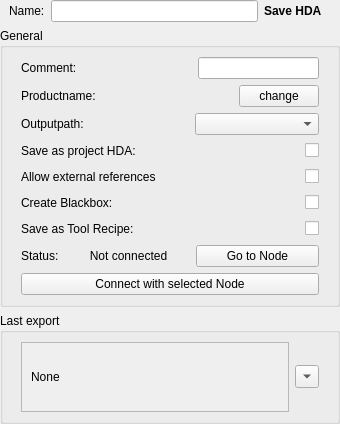
<?xml version="1.0" encoding="UTF-8"?>
<ui version="4.0">
 <class>wg_SaveHDA</class>
 <widget class="QWidget" name="wg_SaveHDA">
  <property name="geometry">
   <rect>
    <x>0</x>
    <y>0</y>
    <width>340</width>
    <height>406</height>
   </rect>
  </property>
  <property name="windowTitle">
   <string>Export</string>
  </property>
  <layout class="QVBoxLayout" name="verticalLayout">
   <property name="leftMargin">
    <number>0</number>
   </property>
   <property name="topMargin">
    <number>0</number>
   </property>
   <property name="rightMargin">
    <number>0</number>
   </property>
   <property name="bottomMargin">
    <number>0</number>
   </property>
   <item>
    <widget class="QWidget" name="widget_4" native="true">
     <layout class="QHBoxLayout" name="horizontalLayout_2">
      <property name="topMargin">
       <number>0</number>
      </property>
      <property name="rightMargin">
       <number>18</number>
      </property>
      <property name="bottomMargin">
       <number>0</number>
      </property>
      <item>
       <widget class="QLabel" name="l_name">
        <property name="text">
         <string>Name:</string>
        </property>
       </widget>
      </item>
      <item>
       <widget class="QLineEdit" name="e_name">
        <property name="minimumSize">
         <size>
          <width>0</width>
          <height>0</height>
         </size>
        </property>
        <property name="maximumSize">
         <size>
          <width>9999</width>
          <height>16777215</height>
         </size>
        </property>
       </widget>
      </item>
      <item>
       <widget class="QLabel" name="l_class">
        <property name="font">
         <font>
          <bold>true</bold>
         </font>
        </property>
        <property name="text">
         <string>Save HDA</string>
        </property>
       </widget>
      </item>
     </layout>
    </widget>
   </item>
   <item>
    <widget class="QGroupBox" name="groupBox_2">
     <property name="title">
      <string>General</string>
     </property>
     <layout class="QVBoxLayout" name="verticalLayout_3">
      <item>
       <widget class="QWidget" name="w_comment" native="true">
        <layout class="QHBoxLayout" name="horizontalLayout_25">
         <property name="spacing">
          <number>0</number>
         </property>
         <property name="leftMargin">
          <number>9</number>
         </property>
         <property name="topMargin">
          <number>0</number>
         </property>
         <property name="rightMargin">
          <number>9</number>
         </property>
         <property name="bottomMargin">
          <number>0</number>
         </property>
         <item>
          <widget class="QLabel" name="l_comment">
           <property name="minimumSize">
            <size>
             <width>40</width>
             <height>0</height>
            </size>
           </property>
           <property name="maximumSize">
            <size>
             <width>95</width>
             <height>16777215</height>
            </size>
           </property>
           <property name="text">
            <string>Comment:</string>
           </property>
          </widget>
         </item>
         <item>
          <spacer name="horizontalSpacer_8">
           <property name="orientation">
            <enum>Qt::Orientation::Horizontal</enum>
           </property>
           <property name="sizeHint" stdset="0">
            <size>
             <width>40</width>
             <height>20</height>
            </size>
           </property>
          </spacer>
         </item>
         <item>
          <widget class="QLineEdit" name="e_comment"/>
         </item>
        </layout>
       </widget>
      </item>
      <item>
       <widget class="QWidget" name="f_taskName" native="true">
        <layout class="QHBoxLayout" name="horizontalLayout_11">
         <property name="topMargin">
          <number>0</number>
         </property>
         <property name="bottomMargin">
          <number>0</number>
         </property>
         <item>
          <widget class="QLabel" name="l_tasklabel">
           <property name="text">
            <string>Productname:</string>
           </property>
          </widget>
         </item>
         <item>
          <widget class="QLabel" name="l_taskName">
           <property name="sizePolicy">
            <sizepolicy hsizetype="Expanding" vsizetype="Preferred">
             <horstretch>0</horstretch>
             <verstretch>0</verstretch>
            </sizepolicy>
           </property>
           <property name="text">
            <string/>
           </property>
           <property name="alignment">
            <set>Qt::AlignmentFlag::AlignCenter</set>
           </property>
          </widget>
         </item>
         <item>
          <widget class="QPushButton" name="b_changeTask">
           <property name="enabled">
            <bool>true</bool>
           </property>
           <property name="focusPolicy">
            <enum>Qt::FocusPolicy::NoFocus</enum>
           </property>
           <property name="text">
            <string>change</string>
           </property>
          </widget>
         </item>
        </layout>
       </widget>
      </item>
      <item>
       <widget class="QWidget" name="w_outPath" native="true">
        <layout class="QHBoxLayout" name="horizontalLayout_12">
         <property name="spacing">
          <number>0</number>
         </property>
         <property name="leftMargin">
          <number>9</number>
         </property>
         <property name="topMargin">
          <number>0</number>
         </property>
         <property name="rightMargin">
          <number>9</number>
         </property>
         <property name="bottomMargin">
          <number>0</number>
         </property>
         <item>
          <widget class="QLabel" name="l_outPath">
           <property name="text">
            <string>Outputpath:</string>
           </property>
          </widget>
         </item>
         <item>
          <spacer name="horizontalSpacer_6">
           <property name="orientation">
            <enum>Qt::Orientation::Horizontal</enum>
           </property>
           <property name="sizeHint" stdset="0">
            <size>
             <width>113</width>
             <height>20</height>
            </size>
           </property>
          </spacer>
         </item>
         <item>
          <widget class="QComboBox" name="cb_outPath">
           <property name="minimumSize">
            <size>
             <width>124</width>
             <height>0</height>
            </size>
           </property>
          </widget>
         </item>
        </layout>
       </widget>
      </item>
      <item>
       <widget class="QWidget" name="w_projectHDA" native="true">
        <layout class="QHBoxLayout" name="horizontalLayout_19">
         <property name="topMargin">
          <number>0</number>
         </property>
         <property name="bottomMargin">
          <number>0</number>
         </property>
         <item>
          <widget class="QLabel" name="l_projectHDA">
           <property name="text">
            <string>Save as project HDA:</string>
           </property>
          </widget>
         </item>
         <item>
          <spacer name="horizontalSpacer_14">
           <property name="orientation">
            <enum>Qt::Orientation::Horizontal</enum>
           </property>
           <property name="sizeHint" stdset="0">
            <size>
             <width>40</width>
             <height>20</height>
            </size>
           </property>
          </spacer>
         </item>
         <item>
          <widget class="QCheckBox" name="chb_projectHDA">
           <property name="text">
            <string/>
           </property>
          </widget>
         </item>
        </layout>
       </widget>
      </item>
      <item>
       <widget class="QWidget" name="w_externalReferences" native="true">
        <layout class="QHBoxLayout" name="horizontalLayout_20">
         <property name="topMargin">
          <number>0</number>
         </property>
         <property name="bottomMargin">
          <number>0</number>
         </property>
         <item>
          <widget class="QLabel" name="l_externalReferences">
           <property name="text">
            <string>Allow external references</string>
           </property>
          </widget>
         </item>
         <item>
          <spacer name="horizontalSpacer_23">
           <property name="orientation">
            <enum>Qt::Orientation::Horizontal</enum>
           </property>
           <property name="sizeHint" stdset="0">
            <size>
             <width>40</width>
             <height>20</height>
            </size>
           </property>
          </spacer>
         </item>
         <item>
          <widget class="QCheckBox" name="chb_externalReferences">
           <property name="text">
            <string/>
           </property>
          </widget>
         </item>
        </layout>
       </widget>
      </item>
      <item>
       <widget class="QWidget" name="w_blackboxHDA" native="true">
        <layout class="QHBoxLayout" name="horizontalLayout_18">
         <property name="topMargin">
          <number>0</number>
         </property>
         <property name="bottomMargin">
          <number>0</number>
         </property>
         <item>
          <widget class="QLabel" name="l_blackboxHDA">
           <property name="text">
            <string>Create Blackbox:</string>
           </property>
          </widget>
         </item>
         <item>
          <spacer name="horizontalSpacer_12">
           <property name="orientation">
            <enum>Qt::Orientation::Horizontal</enum>
           </property>
           <property name="sizeHint" stdset="0">
            <size>
             <width>40</width>
             <height>20</height>
            </size>
           </property>
          </spacer>
         </item>
         <item>
          <widget class="QCheckBox" name="chb_blackboxHDA">
           <property name="text">
            <string/>
           </property>
          </widget>
         </item>
        </layout>
       </widget>
      </item>
      <item>
       <widget class="QWidget" name="w_recipe" native="true">
        <layout class="QHBoxLayout" name="horizontalLayout_21">
         <property name="topMargin">
          <number>0</number>
         </property>
         <property name="bottomMargin">
          <number>0</number>
         </property>
         <item>
          <widget class="QLabel" name="l_recipe">
           <property name="text">
            <string>Save as Tool Recipe:</string>
           </property>
          </widget>
         </item>
         <item>
          <spacer name="horizontalSpacer_13">
           <property name="orientation">
            <enum>Qt::Orientation::Horizontal</enum>
           </property>
           <property name="sizeHint" stdset="0">
            <size>
             <width>40</width>
             <height>20</height>
            </size>
           </property>
          </spacer>
         </item>
         <item>
          <widget class="QCheckBox" name="chb_recipe">
           <property name="text">
            <string/>
           </property>
          </widget>
         </item>
        </layout>
       </widget>
      </item>
      <item>
       <widget class="QWidget" name="f_status" native="true">
        <layout class="QHBoxLayout" name="horizontalLayout_4">
         <property name="topMargin">
          <number>0</number>
         </property>
         <property name="bottomMargin">
          <number>0</number>
         </property>
         <item>
          <widget class="QLabel" name="label">
           <property name="minimumSize">
            <size>
             <width>40</width>
             <height>0</height>
            </size>
           </property>
           <property name="maximumSize">
            <size>
             <width>40</width>
             <height>16777215</height>
            </size>
           </property>
           <property name="text">
            <string>Status:</string>
           </property>
          </widget>
         </item>
         <item>
          <widget class="QLabel" name="l_status">
           <property name="text">
            <string>Not connected</string>
           </property>
           <property name="alignment">
            <set>Qt::AlignmentFlag::AlignCenter</set>
           </property>
          </widget>
         </item>
         <item>
          <widget class="QPushButton" name="b_goTo">
           <property name="focusPolicy">
            <enum>Qt::FocusPolicy::NoFocus</enum>
           </property>
           <property name="text">
            <string>Go to Node</string>
           </property>
          </widget>
         </item>
        </layout>
       </widget>
      </item>
      <item>
       <widget class="QWidget" name="f_connect" native="true">
        <layout class="QHBoxLayout" name="horizontalLayout_3">
         <property name="topMargin">
          <number>0</number>
         </property>
         <property name="bottomMargin">
          <number>0</number>
         </property>
         <item>
          <widget class="QPushButton" name="b_connect">
           <property name="focusPolicy">
            <enum>Qt::FocusPolicy::NoFocus</enum>
           </property>
           <property name="text">
            <string>Connect with selected Node</string>
           </property>
          </widget>
         </item>
        </layout>
       </widget>
      </item>
     </layout>
    </widget>
   </item>
   <item>
    <widget class="QGroupBox" name="groupBox">
     <property name="title">
      <string>Last export</string>
     </property>
     <property name="checkable">
      <bool>false</bool>
     </property>
     <property name="checked">
      <bool>false</bool>
     </property>
     <layout class="QHBoxLayout" name="horizontalLayout">
      <property name="leftMargin">
       <number>18</number>
      </property>
      <property name="rightMargin">
       <number>18</number>
      </property>
      <item>
       <widget class="QScrollArea" name="scrollArea">
        <property name="widgetResizable">
         <bool>true</bool>
        </property>
        <widget class="QWidget" name="scrollAreaWidgetContents">
         <property name="geometry">
          <rect>
           <x>0</x>
           <y>0</y>
           <width>271</width>
           <height>54</height>
          </rect>
         </property>
         <layout class="QHBoxLayout" name="horizontalLayout_5">
          <item>
           <widget class="QLabel" name="l_pathLast">
            <property name="text">
             <string>None</string>
            </property>
           </widget>
          </item>
         </layout>
        </widget>
       </widget>
      </item>
      <item>
       <widget class="QToolButton" name="b_pathLast">
        <property name="enabled">
         <bool>true</bool>
        </property>
        <property name="text">
         <string>...</string>
        </property>
        <property name="arrowType">
         <enum>Qt::ArrowType::DownArrow</enum>
        </property>
       </widget>
      </item>
     </layout>
    </widget>
   </item>
  </layout>
 </widget>
 <tabstops>
  <tabstop>e_name</tabstop>
  <tabstop>cb_outPath</tabstop>
  <tabstop>chb_projectHDA</tabstop>
  <tabstop>chb_externalReferences</tabstop>
  <tabstop>chb_blackboxHDA</tabstop>
  <tabstop>scrollArea</tabstop>
  <tabstop>b_pathLast</tabstop>
 </tabstops>
 <resources/>
 <connections/>
</ui>
